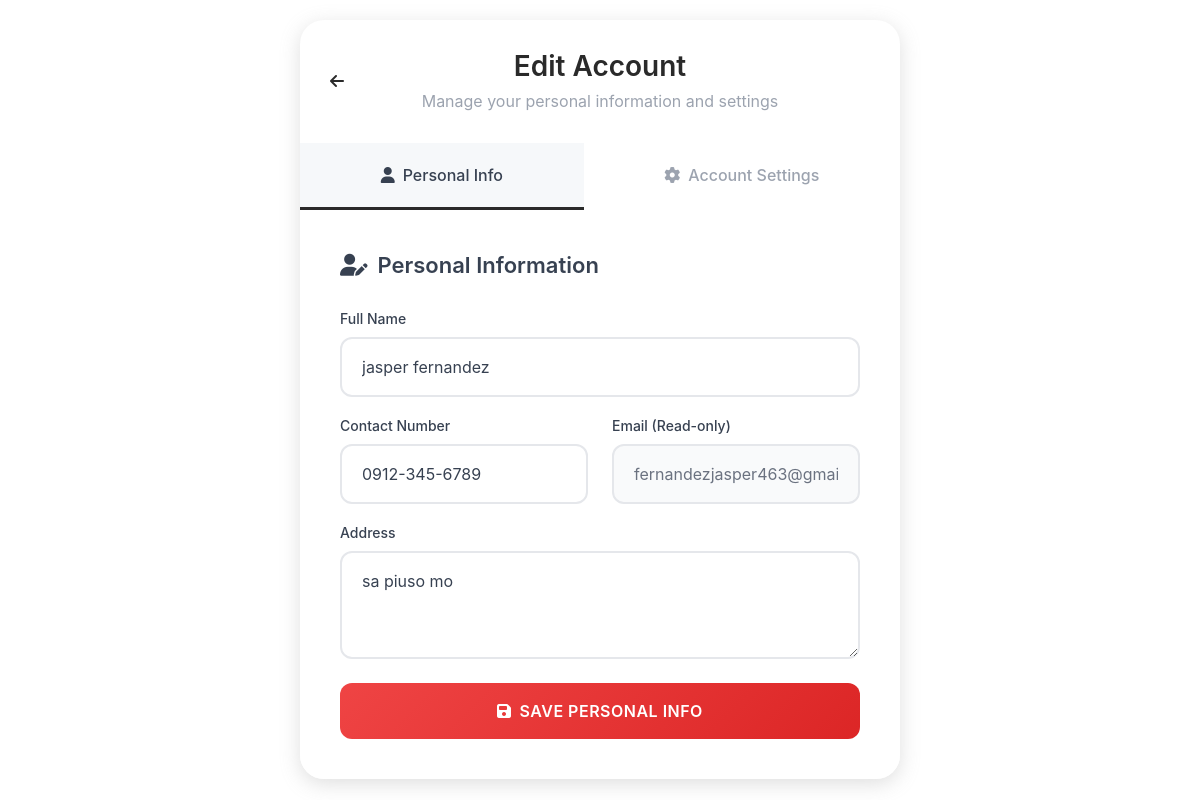
The page /html/account.php (signed in) on the database as committed earlier.
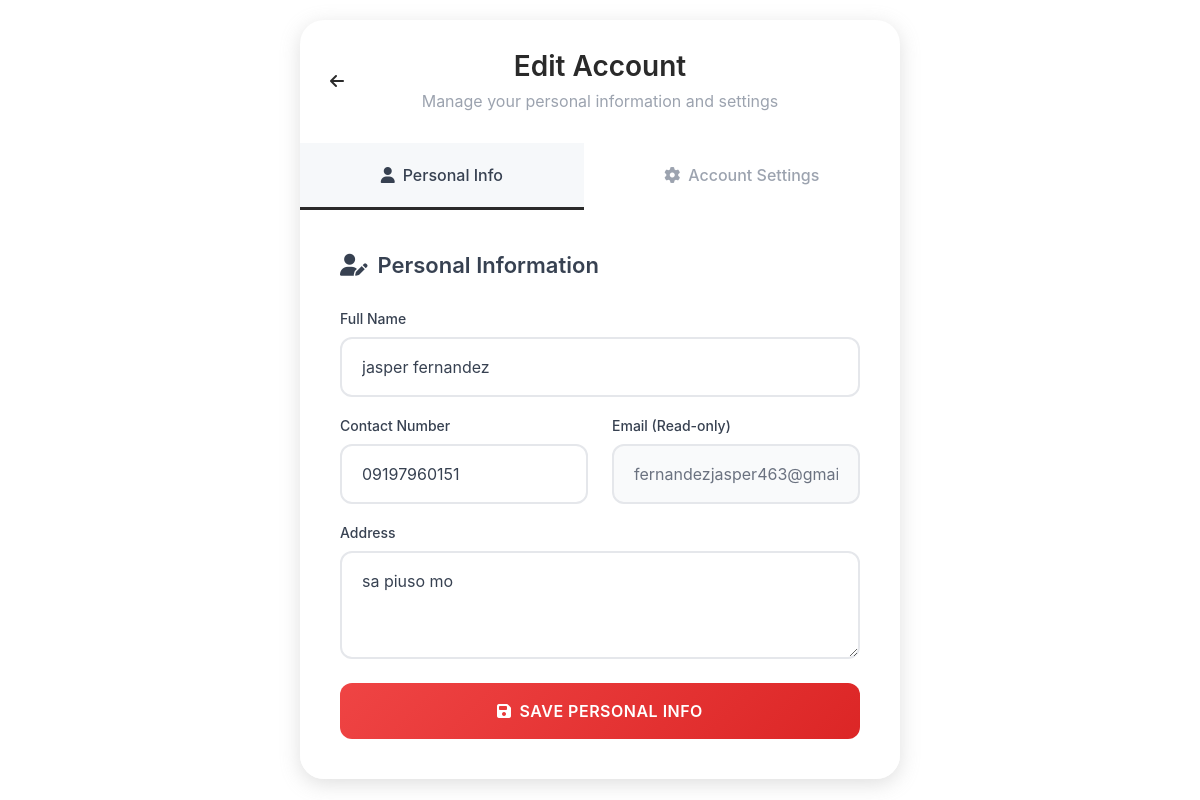
The same page on the database as committed later.
### tables this page shows
CREATE TABLE `user` (
  `ID` int(11) NOT NULL,
  `email` varchar(50) NOT NULL,
  `contact` varchar(20) NOT NULL,
  `address` varchar(100) NOT NULL,
  `password` varchar(100) NOT NULL,
  `email_id` varchar(100) DEFAULT NULL,
  `fullname` varchar(100) DEFAULT NULL,
  `picture` varchar(100) DEFAULT NULL,
  `role` varchar(20) DEFAULT 'customer',
  `username` varchar(50) DEFAULT NULL,
  `status` varchar(20) NOT NULL DEFAULT 'active',
  `shop_id` int(11) NOT NULL DEFAULT 0,
  `createdAt` date NOT NULL DEFAULT current_timestamp()
);

### html/account.php (the view, shortened to what this page needs)
<?php
        include '../helper/db.php';
        $user = isset($_SESSION['user_id']) ? $_SESSION['user_id'] : null;
        $stmt = $conn->prepare("SELECT * FROM user WHERE ID = ?");
        $stmt->bind_param("i", $user);
        $stmt->execute();
        $result = $stmt->get_result();
        $userData = $result->fetch_assoc();
?>
<!DOCTYPE html>
<html lang="en">
<head>
    <link href="https://cdnjs.cloudflare.com/ajax/libs/bootstrap/5.3.2/css/bootstrap.min.css" rel="stylesheet">
    <link href="https://cdnjs.cloudflare.com/ajax/libs/font-awesome/6.4.0/css/all.min.css" rel="stylesheet">
    <link rel="stylesheet" href="../assets/styles/account.css">
</head>
<body>
    <div class="container-fluid">
        <div class="main-container">
            <div class="header-section">
                <button class="back-btn" onclick="goBack()">
                    <i class="fas fa-arrow-left"></i>
                </button>
                <h1 class="header-title">Edit Account</h1>
                <p class="header-subtitle">Manage your personal information and settings</p>
            </div>
            <ul class="nav nav-tabs" id="accountTabs" role="tablist">
                <li class="nav-item flex-fill" role="presentation">
                    <button class="nav-link active w-100" id="personal-tab" data-bs-toggle="tab" data-bs-target="#personal" type="button" role="tab">
                        <i class="fas fa-user me-2"></i>Personal Info
                    </button>
                </li>
                <li class="nav-item flex-fill" role="presentation">
                    <button class="nav-link w-100" id="account-tab" data-bs-toggle="tab" data-bs-target="#account" type="button" role="tab">
                        <i class="fas fa-cog me-2"></i>Account Settings
                    </button>
                </li>
            </ul>
            <div class="tab-content" id="accountTabsContent">
                <div class="tab-pane fade show active fade-in" id="personal" role="tabpanel">
                    <div class="section-title">
                        <i class="fas fa-user-edit"></i>
                        Personal Information
                    </div>
                    <form id="personalForm">
                        <div class="row">
                            <div class="col-12 mb-3">
                                <label for="fullName" class="form-label">Full Name</label>
                                <input type="text" class="form-control" id="fullName" placeholder="Enter your full name" value="<?php echo htmlspecialchars($userData['fullname'] ?? '', ENT_QUOTES); ?>">
                            </div>
                            <div class="col-md-6 mb-3">
                                <label for="contactNo" class="form-label">Contact Number</label>
                                <input type="tel" class="form-control" id="contact" placeholder="Enter your phone number" value="<?php echo htmlspecialchars($userData['contact'] ?? '', ENT_QUOTES); ?>">
                            </div>
                            <div class="col-md-6 mb-3">
                                <label for="email" class="form-label">Email (Read-only)</label>
                                <input type="email" class="form-control" id="email" value="<?php echo htmlspecialchars($userData['email'] ?? '', ENT_QUOTES); ?>" readonly>
                            </div>
                            <div class="col-12 mb-4">
                                <label for="address" class="form-label">Address</label>
                                <textarea class="form-control" id="address" rows="3" id = 'address' placeholder="Enter your full address"><?php echo htmlspecialchars($userData['address'] ?? '', ENT_QUOTES); ?></textarea>
                            </div>
                        </div>
                        <button onclick="addUser()" class="btn btn-custom-primary w-100">
                            <i class="fas fa-save me-2"></i>Save Personal Info
                        </button>
                    </form>
                </div>
            </div>
        </div>
    </div>
</body>
</html>

### assets/styles/account.css (style rules this page uses)
body { font-family: 'Inter', -apple-system, BlinkMacSystemFont, sans-serif; background: var(--text-light); min-height: 100vh; padding: 20px 0; }
.main-container { max-width: 600px; margin: 0 auto; background: transparent; border-radius: 24px; box-shadow: 0 5px 20px rgba(150, 150, 150, 0.3); overflow: hidden; border: none; }
.header-section { background: transparent; padding: 30px; text-align: center; position: relative; }
.back-btn { position: absolute; left: 20px; top: 50%; transform: translateY(-50%); background: transparent; border: none; padding: 10px; border-radius: 12px; cursor: pointer; transition: all 0.3s ease; backdrop-filter: blur(10px); color: var(--dark-tertiary); }
.header-title { color: var(--dark-tertiary); font-size: 28px; font-weight: 600; margin-bottom: 5px; }
.header-subtitle { color: var(--text-gray); font-size: 16px; margin: 0; }
.nav-tabs { background: transparent; border: none; margin: 0; }
.nav-tabs .nav-link { border: none; background: transparent; color: var(--text-gray); font-weight: 500; padding: 20px; transition: all 0.3s ease; border-radius: 0; }
.nav-tabs .nav-link.active { background: var(--text-lightgray); color: #374151; border-bottom: 3px solid var(--dark-tertiary); }
.tab-content { background: #ffffff; padding: 40px; }
.section-title { color: #374151; font-size: 22px; font-weight: 600; margin-bottom: 24px; display: flex; align-items: center; gap: 10px; }
.form-label { color: #374151; font-weight: 500; font-size: 14px; text-transform: none; letter-spacing: normal; margin-bottom: 8px; }
.form-control { background: #ffffff; border: 2px solid #e5e7eb; color: #374151; padding: 16px 20px; border-radius: 12px; transition: all 0.3s ease; }
.form-control::placeholder { color: #9ca3af; }
.form-control[readonly] { background: #f9fafb; color: #6b7280; }
.btn-custom-primary { background: linear-gradient(135deg, var(--red-primary) 0%, var(--red-secondary) 100%); border: none; color: var(--text-light); padding: 16px 24px; border-radius: 12px; font-weight: 600; text-transform: uppercase; letter-spacing: 0.5px; transition: all 0.3s ease; }
.fade-in { animation: fadeIn 0.5s ease-in-out; }

### assets/styles/variables.css (style rules this page uses)
:root { --red-primary: #ef4444; --red-secondary: #dc2626; --dark-primary: #0f0f0f; --dark-secondary: #1a1a1a; --dark-tertiary: #2a2a2a; --primary-red: #e74c3c; --dark-bg: #1a1a1a; --darker-bg: #0d1117; --text-light: #ffffff; --text-gray: #9ca3af; --text-lightgray: #f6f8fa; --sky-blue: rgb(0, 100, 224); --text-lightgray2: #f9fafb; --text-lightgray3: #f3f4f6; --text-lightgray4: #d1d5db; --gray-card: #374151; }

Rows that differ between the two databases and show on the page:
changed user "jasper fernandez": contact "0912-345-6789" → "09197960151"
